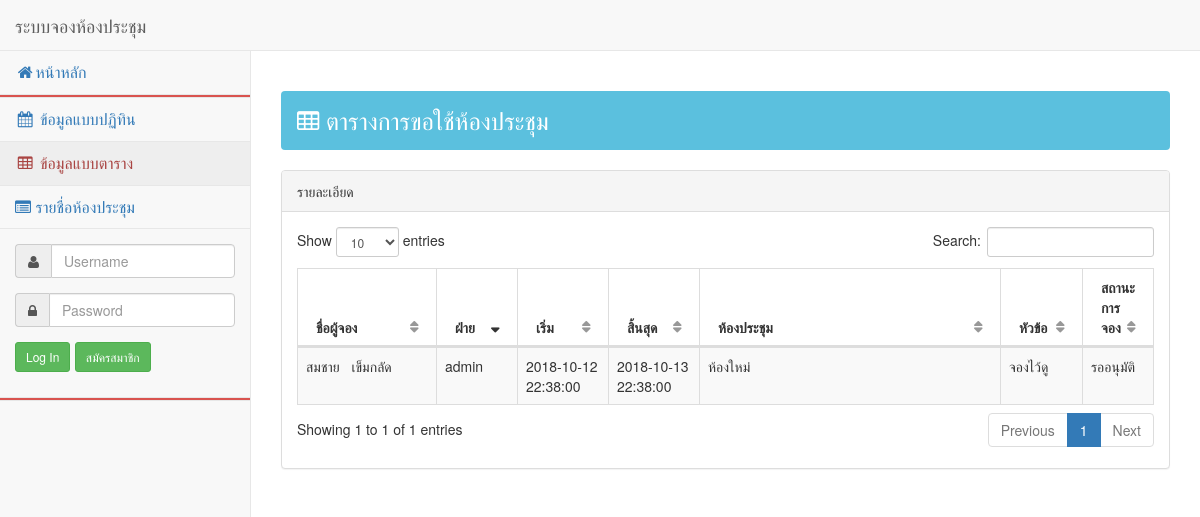
Page /pages/index.php?menu=tables on the committed database.
### tables this page shows
CREATE TABLE `meeting` (
  `id_Meeting` int(11) NOT NULL COMMENT 'รันออโต้ ไอดีวาระการประชุม',
  `date_S` datetime NOT NULL COMMENT 'วันที่จอง',
  `date_F` datetime NOT NULL COMMENT 'วันที่สิ้นสุด',
  `topics` varchar(200) NOT NULL COMMENT 'หัวข้อเรื่องการประชุม',
  `id_Room` int(5) NOT NULL COMMENT 'ไอดีห้องประชุม จอยเอาชื่อห้องมาแสดง',
  `id_Group` int(5) NOT NULL COMMENT 'ไอดีฝ่าย จอยเอาชื่อกลุ่มฝ่ายมาแสดง',
  `status_M` int(5) NOT NULL COMMENT 'สถานะห้อง จะมี 1=จอง และ 2=ยืนยันการจอง',
  `id_Login` int(5) NOT NULL COMMENT 'ไอดีคนที่ลอกอินเข้ามา จอยเอาชื่อมาแสดงเป็นคนที่จอง'
);

CREATE TABLE `group` (
  `id_Group` int(11) NOT NULL COMMENT 'รันออโต้ ไอดีกลุ่มฝ่าย',
  `name_Group` varchar(100) NOT NULL COMMENT 'ชื่อกลุ่มฝ่าย'
);

CREATE TABLE `room_meeting` (
  `id_Room` int(11) NOT NULL COMMENT 'รันออโต้ ไอดีห้องประชุม',
  `name_Room` varchar(100) NOT NULL COMMENT 'ชื่อห้องประชุม',
  `capacity` int(20) NOT NULL COMMENT 'ความจุของห้องประชุม จุได้กี่ที่',
  `Size` int(5) DEFAULT NULL COMMENT 'ขนาดห้อง'
);

### pages/tables.php (the view, shortened to what this page needs)
     <div class="row">
                <div class="col-lg-12">
                    <h3 class="page-header alert btn-info"><i class="fa fa-table" aria-hidden="true"></i> ตารางการขอใช้ห้องประชุม</h3>
                </div>
          </div>
<div class="row">
                    <div class="col-lg-12">
<div class="row">
                <div class="col-lg-12">
                    <div class="panel panel-default">
 <div class="panel-heading">
                            รายละเอียด
                        </div>
 <?php
	$mysqli = connect();
	$sql= " SELECT id_Meeting , Fname , Lname , name_Room , name_Group , topics , date_S , date_F , status_M FROM `meeting` LEFT JOIN `login` on  `login`.`id_Login` = `meeting`.`id_Login` LEFT JOIN `group` on `group`.`id_Group` = `meeting`.`id_Group` LEFT JOIN `room_meeting` on `room_meeting`.`id_Room` = `meeting`.`id_Room` ";
    $result = $mysqli->query($sql);
		 ?>
                        <div class="panel-body">
                            <div class="dataTable_wrapper">
                                <table class="table table-striped table-bordered table-hover" id="dataTables-example">
                                    <thead>
                                        <tr>
                                            <th width="18%" >ชื่อผู้จอง</th>
                                            <th width="10%">ฝ่าย</th>
                                            <th width="11%">เริ่ม</th>
                                            <th width="11%">สิ้นสุด</th>
                                            <th width="40%">ห้องประชุม</th>
                                            <th width="10%">หัวข้อ</th>
                                             <th width="10%">สถานะการจอง</th>
                                        </tr>
                                    </thead>
                                    <tbody>
                                    <?php
                                    while($rs=$result->fetch_object()){
										?>
                                        <tr>
                                            <td><?php echo $rs->Fname;?> &nbsp; <?php echo $rs->Lname; ?> </td>
                                            <td><?php echo $rs->name_Group; ?></td>
                                            <td><?php echo $rs->date_S; ?></td>
                                            <td class="center"><?php echo $rs->date_F; ?></td>
                                            <td class="center"><?php echo $rs->name_Room; ?></td>
                                            <td class="center"><?php echo $rs->topics; ?> </td>
                                            <td class="center"><?php if($rs->status_M == 2) {echo "อนุมัติ";} elseif($rs->status_M == 1){echo "รออนุมัติ";}  ?></td>
                                        </tr>
                                    <?php
									}
									?>
                                    </tbody>
                                </table>
                            </div>
    </div>
                </div>
                    </div></div>

### fullcalendar.print.css (style rules this page uses)
th, td, hr, thead, tbody, .fc-row { border-color: #ccc !important; background: #fff !important; }

### rows in the picture
meeting: id_Login.Fname "สมชาย", id_Login.Lname "เข็มกลัด", id_Group.name_Group "admin", date_S "2018-10-12 22:38:00", date_F "2018-10-13 22:38:00", id_Room.name_Room "ห้องใหม่", topics "จองไว้ดู", status_M "รออนุมัติ"
